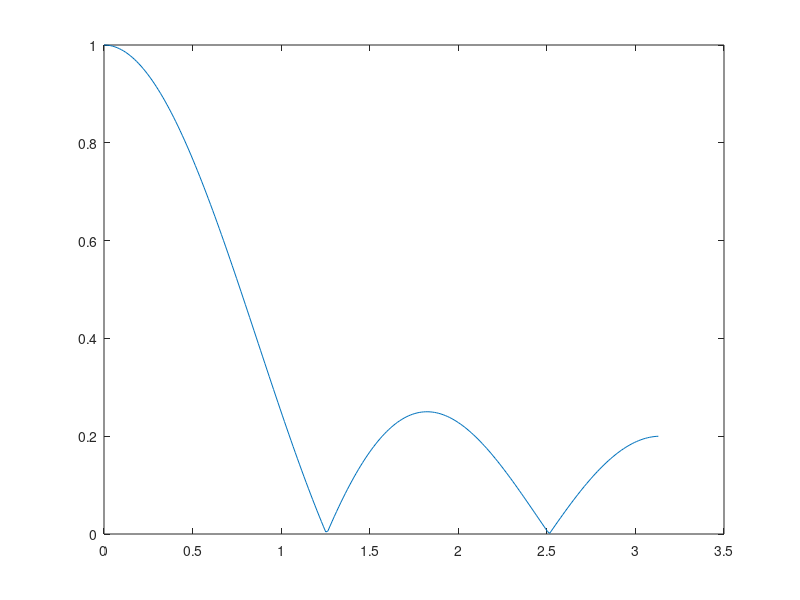

This chart was generated by the following MATLAB code:
w_p=0.2*pi; w_s=0.3*pi;
M = input('Enter order of filter:');
pass=fix(w_p*M/(2*pi))+1; % kp
stop=fix(w_s*M/(2*pi))+1; % ks
trans=stop-pass;
if rem(M,2)==0,U=M/2 -1;else U=(M-1)/2;end;
if trans==1,
Hr=[ones(1 ,pass),zeros( 1 ,U-pass+1)];
else
tk = pass+ 1 :stop;
trans_mag=0.5*(1+cos(pi*(tk-pass)/trans)); % raised coosine in transition band
Hr=[ones(1,pass),trans_mag, zeros(1,U-stop+1)];
end;
k=0:U;
G=(-1).^k.*Hr;
if rem(M,2)==0, 
G_M=[G 0 -G(U+1:-1 :2)]; else
G_M=[G -G(U+1:-1 :2)];
end;
I=0:M-1 ;
H=G_M.*exp(pi*I*j/M);
h=ifft(H);
Mag = abs(fft(h,512));
w=[0:255]*pi/256; plot(w,Mag(1:256));
figure;
%freqz(h,1,512);